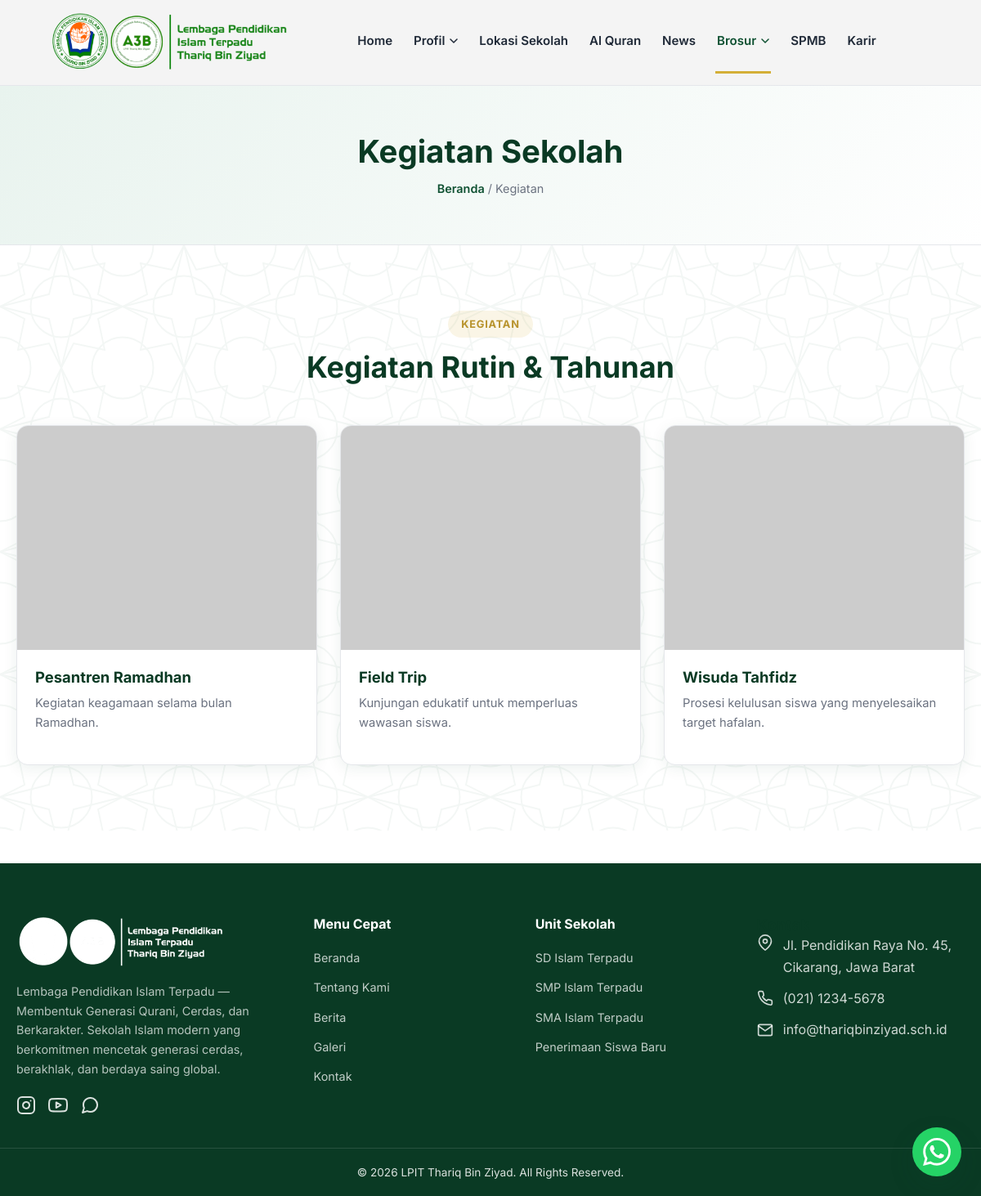
Screenshot of /kegiatan.php with the database file from the repository.
### tables this page shows
CREATE TABLE IF NOT EXISTS `site_content_items` (
    `id` INT AUTO_INCREMENT PRIMARY KEY,
    `type` VARCHAR(30) NOT NULL,
    `title` VARCHAR(180) NOT NULL,
    `subtitle` VARCHAR(180) DEFAULT NULL,
    `description` TEXT NOT NULL,
    `image` VARCHAR(255) DEFAULT NULL,
    `badge` VARCHAR(80) DEFAULT NULL,
    `year` VARCHAR(10) DEFAULT NULL,
    `extra` TEXT DEFAULT NULL,
    `sort_order` INT NOT NULL DEFAULT 0,
    `is_active` TINYINT(1) NOT NULL DEFAULT 1,
    `created_at` TIMESTAMP DEFAULT CURRENT_TIMESTAMP,
    `updated_at` TIMESTAMP DEFAULT CURRENT_TIMESTAMP ON UPDATE CURRENT_TIMESTAMP,
    INDEX `idx_content_type` (`type`,`is_active`,`sort_order`)
);

### backend/helpers/functions.php (called while the page is built, shortened)
<?php
function esc($string) {
    return htmlspecialchars($string ?? '', ENT_QUOTES, 'UTF-8');
}

### frontend/pages/kegiatan.php (the view, shortened to what this page needs)
<?php
require_once __DIR__ . '/../../backend/config/database.php';
require_once __DIR__ . '/../../backend/helpers/functions.php';
$activities = $pdo->query("SELECT * FROM site_content_items WHERE type='activity' AND is_active=1 ORDER BY sort_order,id")->fetchAll();
require_once __DIR__ . '/../components/header.php';
?>
<section class="page-header">
    <div class="container">
        <h1>Kegiatan Sekolah</h1>
        <p class="breadcrumb"><a href="index.php">Beranda</a> / Kegiatan</p>
    </div>
</section>
<section class="section">
    <div class="container">
        <div class="section-head">
            <span class="section-eyebrow">Kegiatan</span>
            <h2>Kegiatan Rutin &amp; Tahunan</h2>
        </div>
        <div class="grid-3">
            <?php foreach ($activities as $a): ?>
            <div class="card">
                <img src="<?php echo esc($a['image'] ?: 'https://placehold.co/500x375/0f5132/ffffff?text='.urlencode($a['title'])); ?>" alt="<?php echo esc($a['title']); ?>" loading="lazy">
                <div class="card-body">
                    <h3><?php echo esc($a['title']); ?></h3>
                    <p><?php echo nl2br(esc($a['description'])); ?></p>
                </div>
            </div>
            <?php endforeach; ?>
        </div>
    </div>
</section>
<?php require_once __DIR__ . '/../components/footer.php'; ?>

### frontend/assets/css/style.css (style rules this page uses)
:root { --primary: #0f5132; --primary-dark: #0a3a24; --primary-light: #e8f3ee; --secondary: #d4af37; --secondary-dark: #b8932c; --background: #ffffff; --surface: #f7f9f8; --text: #1f2937; --muted: #6b7280; --border: #e5e7eb; --radius: 14px; --shadow: 0 4px 18px rgba(15, 81, 50, 0.08); --shadow-lg: 0 12px 32px rgba(15, 81, 50, 0.14); --max-width: 1200px; }
* { box-sizing: border-box; margin: 0; padding: 0; }
html { scroll-behavior: smooth; }
body { font-family: 'Inter', 'Segoe UI', system-ui, -apple-system, Roboto, Helvetica, Arial, sans-serif; color: var(--text); background: var(--background); line-height: 1.65; overflow-x: hidden; }
img { max-width: 100%; display: block; }
a { text-decoration: none; color: inherit; }
.container { max-width: var(--max-width); margin: 0 auto; padding: 0 20px; }
h1, h2, h3, h4 { line-height: 1.25; font-weight: 700; color: var(--primary-dark); }
.section { padding: 80px 0; background-image: url('../images/ornament.svg'); background-size: 150px; background-attachment: fixed; }
.section-head { text-align: center; max-width: 640px; margin: 0 auto 48px; }
.section-eyebrow { display: inline-block; color: var(--secondary-dark); background: rgba(212, 175, 55, 0.12); padding: 6px 16px; border-radius: 999px; font-size: 0.8rem; font-weight: 700; letter-spacing: 0.06em; text-transform: uppercase; margin-bottom: 14px; }
.section-head h2 { font-size: clamp(1.6rem, 3vw, 2.3rem); margin-bottom: 12px; }
.grid-3 { display: grid; grid-template-columns: repeat(3, 1fr); gap: 28px; }
.card { background: #fff; border-radius: var(--radius); overflow: hidden; box-shadow: var(--shadow); transition: transform 0.2s ease, box-shadow 0.2s ease; border: 1px solid var(--border); display: flex; flex-direction: column; }
.card img { width: 100%; aspect-ratio: 4/3; object-fit: cover; }
.card-body { padding: 22px; flex: 1; display: flex; flex-direction: column; }
.card-body h3 { font-size: 1.15rem; margin-bottom: 8px; }
.card-body p { color: var(--muted); font-size: 0.92rem; margin-bottom: 16px; flex: 1; }
.page-header { background: linear-gradient(135deg, var(--primary-light), #ffffff); padding: 56px 0; text-align: center; border-bottom: 1px solid var(--border); }
.page-header h1 { font-size: clamp(1.7rem, 3.5vw, 2.4rem); margin-bottom: 10px; }
.breadcrumb { color: var(--muted); font-size: 0.9rem; }
.breadcrumb a { color: var(--primary); font-weight: 600; }

### rows the page displays
site_content_items: title "Pesantren Ramadhan", description "Kegiatan keagamaan selama bulan Ramadhan."
site_content_items: title "Field Trip", description "Kunjungan edukatif untuk memperluas wawasan siswa."
site_content_items: title "Wisuda Tahfidz", description "Prosesi kelulusan siswa yang menyelesaikan target hafalan."

### other values shown
$item "Home"
$item['label'] "Profil"
$item "Lokasi Sekolah"
$item "Al Quran"
$item "News"
$item['label'] "Brosur"
$item "SPMB"
$item "Karir"
SITE_TAGLINE "Lembaga Pendidikan Islam Terpadu — Membentuk Generasi Qurani, Cerdas, dan Berkarakter"
SITE_ADDRESS "Jl. Pendidikan Raya No. 45, Cikarang, Jawa Barat"
SITE_PHONE "(021) 1234-5678"
SITE_EMAIL "info@thariqbinziyad.sch.id"
SITE_NAME "LPIT Thariq Bin Ziyad"
